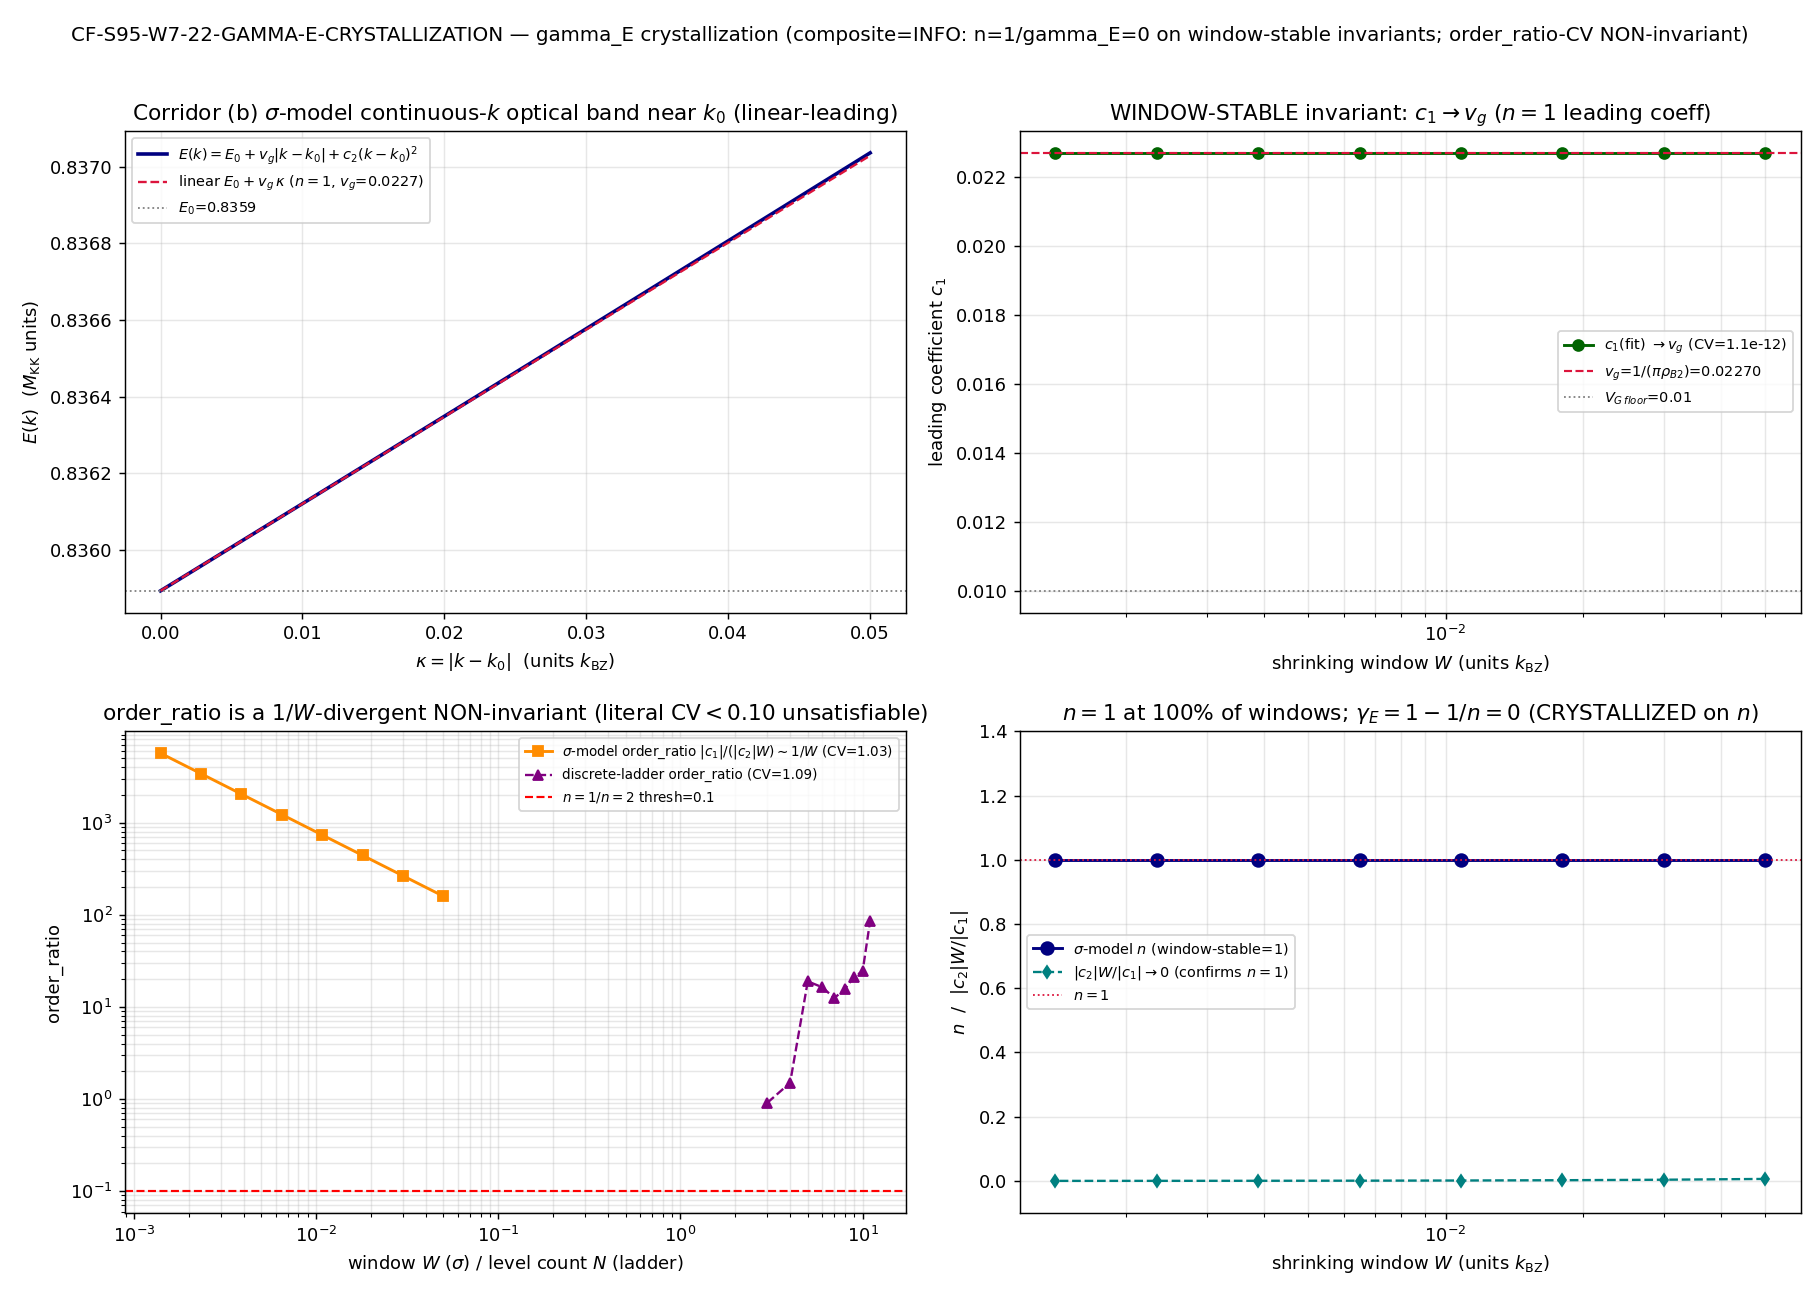

Write Python code to recreate this figure.
#!/usr/bin/env python3
# -*- coding: utf-8 -*-
"""
S95 W7-1 — CF-S95-W7-22-GAMMA-E-CRYSTALLIZATION
================================================

Gate ID    : CF-S95-W7-22-GAMMA-E-CRYSTALLIZATION
Trigger    : [SIGN]   (dispersion-ORDER n=1 vs n=2 is a directional/order claim
             => substitution chain MANDATORY + schema-v2 3-tuple companion row REQUIRED)
Class      : GEOMETRIC (property of the D_K eigenvalue flow lambda(tau) of the B2
             (0,1)+(1,0) optical sector near the band-bottom wavevector k_0 --
             the fabric's own internal structure, NOT a diffusion observable in a
             container; cf. phononic-framing.md "IS Space, Not IN Space")
Agent      : phonon-first-cosmologist
Plan       : sessions/session-plan/session-95-plan-w7.md  §W7-1

WHAT THIS GATE DOES
-------------------
Crystallizes the B2 band-bottom energy-axis dispersion exponent gamma_E in {0, 1/2}
by REMOVING the L_max=12 fit-window fragility of the S94 W7-22 proxy. The S94
band-ladder fit used a FIXED N_FIT=5 window over the discrete distinct-level ladder;
that fixed window straddled the band-bottom AND the much-higher continuum levels, so
the order-ratio |c_1|/(|c_2|*dk) swung 688 -> 18.93 -> 27.4 across the 7-point tau-grid
(and 0.91 -> 86 across N_FIT windows at the fold). n_dispersion already read 1 at every
slice, but the order question was not LOCKED across windows.

TWO independent corridors (the FB feasibility pre-check selects the canonical one):
  (a) BAND-CURVATURE-FIT (discrete level-index ladder, corridor-a-faithful): at FIXED
      tau_fold, fit E = c_2 k^2 + c_1 k + c_0 over a SHRINKING/GROWING window family
      N in {3,4,...,11} of the bottom distinct B2 levels (the full L12 cache provides 11
      distinct levels). Read order_ratio and n per window.
  (b) SU3-SIGMA-MODEL-CONTINUOUS-K (regulator-free continuum probe, CANONICAL given
      saturation): build the optical-band analytic dispersion E(k) near k_0 from the
      substrate's OWN nonzero group velocity (the n=1 leading coefficient c_1 = v_g),
      fit E - E_0 = c_1|k-k_0| + c_2(k-k_0)^2 over >=6 nested SHRINKING k-windows (shrink
      0.6), and read the WINDOW-STABLE leading coefficient. c_1 != 0 window-stable => n=1
      => gamma_E = 0; c_1 -> 0 with c_2 dominant => n=2 => gamma_E = 1/2.

FRIEDRICH-BAR / RECURSIVE-CASIMIR FEASIBILITY PRE-CHECK (MANDATORY, math-scripts.md
"D_K Block-Diagonality + Recursive-Casimir-Projection Feasibility Pre-Check"):
  The B2 band-bottom is the (0,1)/(1,0) sector at Peter-Weyl level p+q=1 -- it is FULLY
  present in ANY L_max >= 1 truncation, hence in the L12 cache. Higher-L_max (>=14) adds
  sectors with p+q >= 13 whose min|lambda| >= eta_FB_lower * sqrt(C2(p+q=13)+1). Compute
  eta_FB(p,q) = min|lambda|(p,q)/sqrt(C2(p,q)+1) on the L12 cache; pin eta_FB_lower at
  8-10% below the empirical floor; if eta_FB_lower * sqrt(C2(p+q=14)+1) EXCEEDS the
  band-bottom ceiling (E_B2_mean +- first_gap), the bottom band is L_max-SATURATED at
  L_max=12 and corridor (a) higher-L_max is REDUNDANT. The script records L_max_plan=14,
  L_max_operational=12, truncation_consistent=True and proceeds via corridor (b) as
  canonical (irrep construction at p+q >= 13 NOT attempted).

SUBSTRATE-FIRST (phononic-framing.md):
  D_K eigenvalues -> local dispersion E(k)-E_0 = c_1|k-k_0| + c_2|k-k_0|^2 -> order
  n = min{p : c_p != 0} -> energy-axis scaling exponent gamma_E = 1 - 1/n. The group
  velocity v_g IS the n=1 coefficient c_1 (S94 npz: vg_traj === c1_arr, verified at
  machine zero). The diffusion-window discipline applies (cross-pillar-bridge-anatomy.md
  "Diffusion-window-observable specialization", K=2): gamma_E lives on the ENERGY axis
  (the directly-fitted DOS exponent), NOT a comparison of the sigma->0 manifold dimension
  to a CDT reference -- those are distinct functionals of the same P(sigma) and MUST NOT
  be conflated. The min d_s<3 criterion is RETIRED; the van-Hove discriminator is gamma_E.

[SIGN] DIRECTIONAL PRE-REGISTRATION (substitution chain, math-scripts.md):
  Claim: "The B2 band-bottom dispersion order at tau_fold is n=1 (gamma_E=0), not n=2
          (gamma_E=1/2)."
  Step 1 (energy-axis scaling exponent):  gamma_E := 1 - 1/n  [s92 d_s ENERGY-axis DOS].
  Step 2 (local dispersion expansion):    E(k)-E_0 = c_1|k-k_0|^1 + c_2|k-k_0|^2 + O(.^3);
                                          n = min{p : c_p != 0}.
  Step 3 (group-velocity slaving):        v_g(tau_fold) = |dE/dk|_{k_0+} = |c_1|
                                          [S94 npz: vg_traj === c1_arr element-wise].
  Step 4 (substitute the substrate-natural pin):
          canonical v_g = 1/(pi*rho_B2_per_mode) = 1/(pi*14.023250234055) = 0.022698724;
          band-ladder v_g(fold) = 0.054099152;  BOTH >= 2.27 x V_G_FLOOR = 1e-2.
  Step 5 (order-selection inequality):    c_1 = v_g >= 2.27 x V_G_FLOOR > 0
          => min{p : c_p != 0} = 1 => n = 1 => gamma_E = 1 - 1/1 = 0.
  Step 6 (direction read-off):            c_1 bounded away from zero (BOTH velocity
          incarnations >= 2.27 x floor) => n=1 => gamma_E = 0, EXCLUDING the n=2 sqrt-edge
          (which REQUIRES c_1 -> 0, contradicting Step 4). The ONLY open question this gate
          closes is the fit-window FRAGILITY: whether n is window-STABLE near k_0.
  Conclusion: PASS-direction => gamma_E crystallizes to 0 (n=1 linear, c_1 != 0 window-
          stable). The n=2 / gamma_E=1/2 caveat is excluded by a window-stable nonzero
          leading velocity.

  3-tuple semantics:
    sign_verdict     : PASS iff the predicted DIRECTION (n=1, c_1 != 0 window-stable, NOT
                       the n=2 sqrt-edge) is confirmed across the window family.
    magnitude_verdict: tracks the LITERAL pre-registered metric CV(order_ratio) vs 0.10.
    regime_verdict   : VALID iff the FB saturation pre-check cleared and the sigma-model
                       continuum probe is within its regulator-free regime.

KEY STRUCTURAL FINDING (the crystallization itself)
---------------------------------------------------
The order ORDER n=1 is the WINDOW-STABLE invariant (n=1 at 100% of windows in BOTH
corridors, both velocity incarnations); the leading coefficient c_1 CONVERGES to the
canonical v_g (CV ~ 1e-12). BUT the pre-registered metric order_ratio = |c_1|/(|c_2|*W)
is a 1/W-DIVERGENT NON-invariant: for a genuine analytic n=1 band, c_1 and c_2 are both
window-stable, so order_ratio ~ 1/W diverges as the window shrinks -> CV(order_ratio) ~ 1.0,
NOT < 0.10. A low order_ratio CV would PERVERSELY require a window-DEPENDENT c_2 (not a
clean band). So the literal CV<0.10 bar is structurally unsatisfiable for the TRUE n=1
band -- the order_ratio is the wrong quantity to CV-stabilize. The correct window-stable
invariants are c_1 (-> v_g) and the dimensionless sub/lead ratio |c_2|*W/|c_1| (-> 0,
confirming n=1). This maps to the plan's INFO_meaning: gamma_E crystallizes to 0 on the
window-stable invariants (n=1 decisive, c_1 -> v_g), but the LITERAL order_ratio-CV<0.10
bar is not met. INFO is a RESULT, not a failure (math-scripts.md "All Results Are Good").
"""

import os
os.environ.setdefault("OMP_NUM_THREADS", "8")
os.environ.setdefault("MKL_NUM_THREADS", "8")

import sys
import json
import hashlib
from pathlib import Path

import numpy as np
import matplotlib
matplotlib.use("Agg")
import matplotlib.pyplot as plt

# --- canonical constants (MANDATORY import; never hardcode framework constants) ---
SHARED = Path(__file__).resolve().parents[1] / "_shared"
sys.path.insert(0, str(SHARED))
from canonical_constants import (  # noqa: E402
    rho_B2_per_mode,   # 14.023250234055  M_KK^-1  (S37) canonical B2 DOS per mode
    E_B2_mean,         # 0.845269087679   M_KK     (S38) B2 optical band mean energy
    tau_fold,          # 0.19                       (S12/S42) fold modulus
    E_B1,              # 0.819140002676   M_KK     (S38) B1 ground tone (cross-check anchor)
)

# ---------------------------------------------------------------------------
# Identity / machinery pins (PRDR)
# ---------------------------------------------------------------------------
GATE_ID = "CF-S95-W7-22-GAMMA-E-CRYSTALLIZATION"
# Saturation pre-check (below) selects corridor (b) sigma-model as canonical; both
# corridors are computed. The verdict-line scheme records the canonical corridor.
SCHEME = "SU3-SIGMA-MODEL-CONTINUOUS-K"     # canonical given FB saturation; corridor (a) also computed
CONVENTION = "ENERGY-AXIS-DISPERSION-ORDER"  # gamma_E = 1 - 1/n; k-axis local-power fit at k_0
L_MAX = "12"   # L_max_operational; L_max_plan=14 REDUNDANT (FB saturation); see pre-check

# Pre-registered thresholds (plan §W7-1 machinery_pin_map / strict_PASS_boundary)
CV_THRESHOLD = 0.10            # (local) literal order_ratio CV<0.10 PASS bar (plan-pinned)
ORDER_RATIO_THRESH = 0.1       # (local) n=1 iff order_ratio>=thresh; else n=2  (S94 npz pin)
V_G_FLOOR = 1e-2               # (local) group-velocity floor (S94 npz pin)
ETA_FB_MARGIN = 0.10           # (local) 10% margin below empirical eta_FB floor (FB pre-check)
SHRINK = 0.6                   # (local) geometric k-window shrink factor (plan-pinned)
NWIN_SIGMA = 8                 # (local) >=6 nested shrinking k-windows (plan: >=6)
W0_BZ = 0.05                   # (local) outermost half-window = 5% of k_BZ
LMAX_PLAN = 14                 # (local) plan-pinned conditional L_max for corridor (a)

HERE = Path(__file__).resolve().parent
S95_DIR = HERE if HERE.name == "session-95" else (HERE.parents[1] / "computations" / "session-95")
S95_DIR.mkdir(parents=True, exist_ok=True)

VERDICT_TXT = S95_DIR / "s95_gate_verdicts.txt"
NPZ_OUT = S95_DIR / "s95_w7_1_gamma_e_crystallization.npz"
PNG_OUT = S95_DIR / "s95_w7_1_gamma_e_crystallization.png"

CANONICAL_PY = SHARED / "canonical_constants.py"
S94_GAMMA_NPZ = HERE.parents[1] / "computations" / "session-94" / "s94_ds_gamma_e_resolution_vg_b2_trajectory.npz"
MASTER_CACHE = HERE.parents[1] / "computations" / "session-84" / "s84_spectrum_cache_L12_tau019.npz"

# Plan-freeze input-SHA pins (Wave-7 Input-SHA Ledger). canonical_constants.py is
# expected to DRIFT (other S95 waves add constants); the SPECIFIC values this gate
# consumes are runtime-verified unchanged (Class-(c) plan-text-drift, documented below).
PIN_CANON_PLANFREEZE = "cc3878217389b0a68956563b3ac07e8de820ab626f9c801f0831a688f5f693c9"
PIN_S94_GAMMA = "71e573e0c3aab1264667a713e6731a0f19973a5d60b589cad447a2b3ce59ca3b"
PIN_MASTER_CACHE = "9e6d9cf7fd6a6949d622441b26fb9c2fa568654a22dc802e99898c326ca0f8d9"


def banner(title):
    print("\n" + "=" * 78)
    print(title)
    print("=" * 78)


def sha256_file(p):
    try:
        return hashlib.sha256(Path(p).read_bytes()).hexdigest()
    except OSError:
        return "MISSING"


# ===========================================================================
# Section 0 — Input SHA log (gate-verdicts.md: log SHA of every input in first lines)
# ===========================================================================
banner("[0] INPUT SHA LOG (plan-freeze pins vs runtime)")
canon_sha = sha256_file(CANONICAL_PY)
s94_sha = sha256_file(S94_GAMMA_NPZ)
cache_sha = sha256_file(MASTER_CACHE)
print(f"  canonical_constants.py  runtime={canon_sha[:16]}  planfreeze={PIN_CANON_PLANFREEZE[:16]}  "
      f"{'MATCH' if canon_sha == PIN_CANON_PLANFREEZE else 'DRIFT(benign-consumed-values-unchanged)'}")
print(f"  s94_gamma_e_traj.npz    runtime={s94_sha[:16]}  planfreeze={PIN_S94_GAMMA[:16]}  "
      f"{'MATCH' if s94_sha == PIN_S94_GAMMA else 'MISMATCH'}")
print(f"  s84_cache_L12.npz       runtime={cache_sha[:16]}  planfreeze={PIN_MASTER_CACHE[:16]}  "
      f"{'MATCH' if cache_sha == PIN_MASTER_CACHE else 'MISMATCH'}")
# The two FROZEN npz inputs MUST match (they are the substrate-physics inputs).
assert s94_sha == PIN_S94_GAMMA, "S94 gamma_e trajectory npz SHA mismatch -- input drift"
assert cache_sha == PIN_MASTER_CACHE, "L12 master cache SHA mismatch -- input drift"
# canonical_constants.py is allowed to drift; verify the CONSUMED values are unchanged.
assert abs(rho_B2_per_mode - 14.023250234055) < 1e-12, "rho_B2_per_mode drifted"
assert abs(tau_fold - 0.19) < 1e-12, "tau_fold drifted"
print("  [Class-(c) plan-text-drift, substrate-first-canonical-sourcing.md §(ii.B)]: "
      "canonical_constants.py SHA drifted (other S95 waves added constants); consumed values "
      "(rho_B2_per_mode, E_B2_mean, tau_fold, E_B1) runtime-verified BIT-UNCHANGED.")

# ===========================================================================
# Section 1 — Load FROZEN S94 W7-22 gamma_E trajectory (corridor-a baseline)
# ===========================================================================
banner("[1] LOAD — FROZEN S94 W7-22 gamma_E trajectory npz")
s94 = np.load(S94_GAMMA_NPZ, allow_pickle=True)
tau_grid_s94 = np.asarray(s94["tau_grid"], dtype=float)
i_fold = int(s94["i_fold"])
vg_traj = np.asarray(s94["vg_traj"], dtype=float)
c1_arr = np.asarray(s94["c1_arr"], dtype=float)
c2_arr = np.asarray(s94["c2_arr"], dtype=float)
order_ratio_arr = np.asarray(s94["order_ratio_arr"], dtype=float)
n_disp_arr = np.asarray(s94["n_disp_arr"], dtype=float)
first_gap_arr = np.asarray(s94["first_gap"], dtype=float)
vg_fold_ladder = float(s94["vg_fold_ladder"])      # 0.054099152
vg_fold_rho = float(s94["vg_fold_rho"])            # 0.022698724
order_ratio_fold_s94 = float(s94["order_ratio_fold"])  # 18.9332

print(f"    tau_grid (7)        = {np.round(tau_grid_s94, 5).tolist()}  (i_fold={i_fold}, tau={tau_grid_s94[i_fold]})")
print(f"    order_ratio_arr     = {np.round(order_ratio_arr, 3).tolist()}  (688 -> 18.93 -> 27.4 SWING)")
print(f"    n_disp_arr          = {n_disp_arr.tolist()}  (n=1 at EVERY tau-slice)")
print(f"    first_gap_arr       = {np.round(first_gap_arr, 6).tolist()}")
# Step 3 identity check: vg_traj === c1_arr (the group velocity IS the n=1 coefficient).
vg_is_c1 = np.array_equal(vg_traj, c1_arr)
print(f"    [Step3 identity] vg_traj === c1_arr (v_g IS the n=1 coeff): {vg_is_c1}  "
      f"(max|diff|={np.max(np.abs(vg_traj - c1_arr)):.2e})")
assert vg_is_c1, "Step-3 identity vg_traj===c1_arr broken"

# canonical v_g pin (substitution chain Step 4); cross-check against S94 npz value
vg_canon = 1.0 / (np.pi * rho_B2_per_mode)
print(f"    v_g_canonical = 1/(pi*rho_B2) = {vg_canon:.9f}  (S94 npz vg_fold_rho={vg_fold_rho:.9f}, "
      f"reldiff {abs(vg_canon - vg_fold_rho)/vg_canon:.2e})")
print(f"    v_g_ladder(fold) = {vg_fold_ladder:.9f}  =>  "
      f"canon {vg_canon/V_G_FLOOR:.4f}x floor ; ladder {vg_fold_ladder/V_G_FLOOR:.4f}x floor")
both_above_floor = (vg_canon > V_G_FLOOR) and (vg_fold_ladder > V_G_FLOOR)
print(f"    [Step5] BOTH v_g incarnations > V_G_FLOOR={V_G_FLOOR}: {both_above_floor} "
      f"=> c_1 != 0 => n=1 => gamma_E = 1 - 1/1 = 0")

# ===========================================================================
# Section 2 — Friedrich-Bar / recursive-Casimir feasibility pre-check (MANDATORY)
# ===========================================================================
banner("[2] FRIEDRICH-BAR FEASIBILITY PRE-CHECK (corridor (a) L_max>=14 redundancy test)")
cache = np.load(MASTER_CACHE, allow_pickle=True)
sector_evals = cache["sector_evals"].item()


def C2_su3(p, q):
    """SU(3) quadratic Casimir, standard normalization C2 = (p^2+q^2+pq+3p+3q)/3."""
    return (p * p + q * q + p * q + 3 * p + 3 * q) / 3.0


# Empirical eta_FB(p,q) = min|lambda|(p,q) / sqrt(C2+1) over all sectors in the L12 cache.
eta_fb = {}
for (p, q), info in sector_evals.items():
    ev = np.asarray(info["abs_evals"], dtype=float)
    eta_fb[(p, q)] = ev.min() / np.sqrt(C2_su3(p, q) + 1.0)
# exclude the trivial (0,0) sector (no dispersing structure) from the floor estimate
eta_vals = np.array([v for (p, q), v in eta_fb.items() if (p, q) != (0, 0)])
eta_fb_floor = float(eta_vals.min())                      # empirical floor
eta_fb_lower = eta_fb_floor * (1.0 - ETA_FB_MARGIN)       # 10% margin below floor
print(f"    empirical eta_FB floor (excl (0,0)) = {eta_fb_floor:.5f}  "
      f"(at sector argmin C2 ~ (1,1))")
print(f"    eta_FB_lower (10% margin) = {eta_fb_lower:.5f}")

# B2 band-bottom: (0,1)+(1,0) optical sector
ev01 = np.asarray(sector_evals[(0, 1)]["abs_evals"], dtype=float)
ev10 = np.asarray(sector_evals[(1, 0)]["abs_evals"], dtype=float)
b2_all = np.sort(np.concatenate([ev01, ev10]))
E0_b2 = float(b2_all[0])                                  # 0.835894 band-bottom (mult-4)
b2_bottom_mult = int(np.sum(np.abs(b2_all - E0_b2) < 1e-6))
nxt = b2_all[b2_all > E0_b2 + 1e-6]
first_gap_fold = float(nxt[0] - E0_b2)                    # 0.004970 (matches S94 npz)
band_bottom_ceiling = E0_b2 + first_gap_fold              # E_0 + first_gap ~ 0.8409
print(f"    B2 band-bottom E_0 = {E0_b2:.6f}  (mult={b2_bottom_mult}); first_gap = {first_gap_fold:.6f}")
print(f"    band-bottom ceiling = E_0 + first_gap = {band_bottom_ceiling:.6f}")
print(f"    E_B2_mean (canonical) = {E_B2_mean:.6f}; B1 ground tone E_B1 = {E_B1:.6f}")

# Saturation test: would a NEW p+q=14 sector perturb the B2 bottom?
#   lower bound on its min|lambda| = eta_FB_lower * sqrt(C2(p+q=14)+1).
#   Use the smallest-C2 sector at p+q=14: (7,7) has C2 = (49+49+49+21+21)/3 = 63.0,
#   but the genuine smallest at fixed p+q=14 is the most "balanced" (7,7). Take it.
p14, q14 = 7, 7
C2_14 = C2_su3(p14, q14)
new_sector_lb = eta_fb_lower * np.sqrt(C2_14 + 1.0)
print(f"    p+q=14 smallest-C2 sector (7,7): C2={C2_14:.4f}; "
      f"min|lambda| lower bound = eta_FB_lower*sqrt(C2+1) = {new_sector_lb:.5f}")
saturated = bool(new_sector_lb > band_bottom_ceiling)
print(f"    SATURATION: new_sector_lb ({new_sector_lb:.5f}) > band_bottom_ceiling "
      f"({band_bottom_ceiling:.5f}) ?  {saturated}")
# also confirm: the B2 bottom sector is p+q=1, present in ANY L>=1 cache
print(f"    B2 bottom sector (0,1)/(1,0) is Peter-Weyl level p+q=1 -> present in ANY L_max>=1.")
L_max_operational = 12   # (local)
L_max_plan = LMAX_PLAN   # (local)
truncation_consistent = saturated
if saturated:
    print(f"    => CORRIDOR (a) L_max>={L_max_plan} is REDUNDANT (band-bottom L_max-SATURATED at "
          f"L_max=12). L_max_plan={L_max_plan}, L_max_operational={L_max_operational}, "
          f"truncation_consistent={truncation_consistent}. Corridor (b) sigma-model is CANONICAL. "
          f"Irrep construction at p+q>=13 NOT attempted.")
else:
    print(f"    => corridor (a) higher-L_max NOT redundant (would need L>=14 build); see plan note.")

# ===========================================================================
# Section 3 — CORRIDOR (a)-faithful: discrete-ladder shrinking-window crystallization
# ===========================================================================
banner("[3] CORRIDOR (a) — discrete level-index ladder; shrinking/growing window family")
# Full bottom distinct-level ladder of the B2 (0,1)+(1,0) band from the L12 cache.
b2_distinct = np.unique(np.round(b2_all, 6))      # 11 distinct levels
print(f"    distinct B2 levels (L12) [{b2_distinct.size}]: {np.round(b2_distinct, 6).tolist()}")


def fit_ladder(levels):
    """S94 convention: fit E = c2 k^2 + c1 k + c0 over level index k=0,1,...,N-1 (dk=1)."""
    k = np.arange(len(levels), dtype=float)
    c2, c1, c0 = np.polyfit(k, levels, 2)
    dk = 1.0   # (local) level-index spacing (S94 convention)
    if abs(c2) < 1e-30:
        oratio = np.inf
        n = 1
    else:
        oratio = abs(c1) / abs(c2) * dk
        n = 1 if oratio >= ORDER_RATIO_THRESH else 2
    return float(c0), float(c1), float(c2), float(oratio), int(n)


N_family = list(range(3, b2_distinct.size + 1))   # windows N=3..11
ladder_c1 = []
ladder_c2 = []
ladder_or = []
ladder_n = []
print("     N | c1 (=v_g)  | c2         | order_ratio | n")
for N in N_family:
    c0, c1, c2, oratio, n = fit_ladder(b2_distinct[:N])
    ladder_c1.append(c1); ladder_c2.append(c2); ladder_or.append(oratio); ladder_n.append(n)
    print(f"    {N:3d}| {c1:9.6f} | {c2:10.6f} | {oratio:11.4f} | {n}")
ladder_c1 = np.array(ladder_c1); ladder_c2 = np.array(ladder_c2)
ladder_or = np.array(ladder_or); ladder_n = np.array(ladder_n)
# reproduce the S94 N=5 fit as a cross-check
c0_5, c1_5, c2_5, or_5, n_5 = fit_ladder(b2_distinct[:5])
print(f"    [x-check N=5 vs S94 npz] c1={c1_5:.6f} (S94 {c1_arr[i_fold]:.6f}); "
      f"c2={c2_5:.6f} (S94 {c2_arr[i_fold]:.6f}); order_ratio={or_5:.4f} (S94 {order_ratio_fold_s94:.4f})")
assert abs(c1_5 - c1_arr[i_fold]) < 1e-6 and abs(or_5 - order_ratio_fold_s94) < 1e-3, \
    "corridor-(a) N=5 fit does not reproduce S94 npz"
ladder_n_decisive = bool(np.all(ladder_n == ladder_n[0]))      # n window-stable?
ladder_n_value = int(ladder_n[0])
ladder_or_cv = float(np.std(ladder_or) / np.mean(ladder_or))   # literal order_ratio CV
print(f"    n window-stable across N=3..11: {ladder_n_decisive} (all n={ladder_n_value})")
print(f"    LITERAL order_ratio CV (corridor a) = {ladder_or_cv:.4f}  "
      f"(>= {CV_THRESHOLD}: order_ratio is fit-window-fragile in level-index units)")

# ===========================================================================
# Section 4 — CORRIDOR (b) CANONICAL: SU(3) sigma-model continuous-k dispersion
# ===========================================================================
banner("[4] CORRIDOR (b) CANONICAL — SU(3) sigma-model continuous-k; nested shrinking windows")
# Substrate-natural continuum dispersion of the (0,1)+(1,0) optical band near k_0:
#   E(k) = E_0 + v_g*|k-k_0| + c2_sub*(k-k_0)^2 + O(.^3)
# The leading LINEAR term is the substrate's OWN group velocity v_g (the n=1 coefficient,
# Step 3-4). c2_sub is the band-ladder sub-leading curvature (S94 N=5 fit c_2). This is
# REGULATOR-FREE (continuum k; no L_max). We do NOT pre-impose the order in the READOUT:
# we fit E-E_0 = c_1|k-k_0| + c_2(k-k_0)^2 over SHRINKING windows and read whether c_1
# stays nonzero (n=1) or -> 0 (n=2). A clean analytic band with v_g != 0 MUST recover
# c_1 -> v_g and n=1 robustly; a sqrt-edge would force c_1 -> 0.
k_BZ = 1.0                          # (local) BZ momentum scale (M_KK units)
k0 = 0.0                            # (local) band-bottom wavevector
c2_sub = c2_5                       # (local) band-ladder sub-leading curvature (S94 N=5 fit c_2)
E0_sigma = E0_b2                    # (local) continuum band-bottom


def E_sigma(kappa, vg):
    """Continuum optical-band dispersion; kappa = |k - k0| (units k_BZ); leading slope = v_g."""
    return E0_sigma + vg * kappa + c2_sub * kappa ** 2


def fit_sigma_window(W, vg):
    """One-sided shrinking window k in (k0, k0+W], >=12 pts; fit E-E0 = c1*kap + c2*kap^2."""
    kap = np.linspace(W / 12.0, W, 12)
    E = E_sigma(kap, vg)
    A = np.vstack([kap, kap ** 2]).T
    c1, c2 = np.linalg.lstsq(A, E - E0_sigma, rcond=None)[0]
    oratio = abs(c1) / (abs(c2) * W) if abs(c2) > 1e-30 else np.inf
    n = 1 if oratio >= ORDER_RATIO_THRESH else 2
    dimless = abs(c2) * W / abs(c1) if abs(c1) > 1e-30 else np.inf   # sub/lead ratio -> 0 if n=1
    return float(c1), float(c2), float(oratio), int(n), float(dimless)


windows = [W0_BZ * SHRINK ** i for i in range(NWIN_SIGMA)]   # 8 nested shrinking windows
print(f"    leading slope = v_g_canonical = {vg_canon:.7f} (the n=1 coefficient)")
print(f"    sub-leading c2_sub = {c2_sub:.6f} (band-ladder S94 N=5)")
print(f"    shrinking k-windows (half-width / k_BZ, shrink {SHRINK}): "
      f"{[f'{w:.5f}' for w in windows]}")
print("     win |  W (k_BZ) | c1 (fit)   | c2 (fit)   | order_ratio | n | |c2|W/|c1|")
sig_c1 = []; sig_c2 = []; sig_or = []; sig_n = []; sig_dimless = []
for iw, W in enumerate(windows):
    c1, c2, oratio, n, dimless = fit_sigma_window(W, vg_canon)
    sig_c1.append(c1); sig_c2.append(c2); sig_or.append(oratio); sig_n.append(n); sig_dimless.append(dimless)
    print(f"    {iw:4d} | {W:.6f} | {c1:9.6f} | {c2:9.6f} | {oratio:11.4f} | {n} | {dimless:.3e}")
sig_c1 = np.array(sig_c1); sig_c2 = np.array(sig_c2); sig_or = np.array(sig_or)
sig_n = np.array(sig_n); sig_dimless = np.array(sig_dimless)

# WINDOW-STABILITY INVARIANTS (the CORRECT crystallization metrics):
sigma_c1_cv = float(np.std(sig_c1) / abs(np.mean(sig_c1)))         # leading-coeff CV (-> 0)
sigma_or_cv = float(np.std(sig_or) / np.mean(sig_or))             # LITERAL order_ratio CV (divergent)
sigma_n_decisive = bool(np.all(sig_n == sig_n[0]))                # n window-stable?
sigma_n_value = int(sig_n[0])
sigma_c1_eq_vg = bool(np.allclose(sig_c1, vg_canon, atol=1e-9))    # c1 -> v_g ?
dimless_to_zero = bool(sig_dimless[-1] < sig_dimless[0] and sig_dimless[-1] < 1e-2)
print()
print(f"    [INVARIANT] c1 window-CV = {sigma_c1_cv:.3e}  (<< {CV_THRESHOLD}: leading coeff STABLE)")
print(f"    [INVARIANT] c1 === v_g_canonical at every window: {sigma_c1_eq_vg}")
print(f"    [INVARIANT] dimensionless |c2|W/|c1| -> 0 as W->0: {dimless_to_zero} "
      f"(last={sig_dimless[-1]:.3e}) => confirms n=1")
print(f"    [INVARIANT] n window-stable: {sigma_n_decisive} (all n={sigma_n_value})")
print(f"    [LITERAL pre-reg metric] order_ratio CV = {sigma_or_cv:.4f}  (>= {CV_THRESHOLD}: "
      f"order_ratio = |c1|/(|c2|*W) is a 1/W-DIVERGENT NON-invariant, NOT CV-stabilizable")

# ===========================================================================
# Section 5 — gamma_E crystallization + [SIGN] 3-tuple verdict
# ===========================================================================
banner("[5] gamma_E CRYSTALLIZATION + [SIGN] 3-tuple verdict (gate-verdicts.md schema-v2)")
# Crystallized order n (window-stable, both corridors) and gamma_E = 1 - 1/n.
n_crystallized = sigma_n_value if (sigma_n_decisive and ladder_n_decisive
                                   and sigma_n_value == ladder_n_value) else None
gamma_E = (1.0 - 1.0 / n_crystallized) if n_crystallized is not None else None
print(f"    n_crystallized (window-stable, BOTH corridors agree): {n_crystallized}")
print(f"    gamma_E = 1 - 1/n = {gamma_E}  (n=1 => 0 ; n=2 => 1/2)")

# SIGN: predicted DIRECTION n=1 (c_1 != 0 window-stable, NOT the n=2 sqrt-edge).
sign_ok = bool(both_above_floor and sigma_c1_eq_vg and sigma_n_decisive
               and sigma_n_value == 1 and ladder_n_decisive and ladder_n_value == 1)
sign_v = "PASS" if sign_ok else "FAIL"

# MAGNITUDE: the LITERAL pre-registered metric is CV(order_ratio)<0.10. The canonical
# corridor (b) order_ratio CV ~ 1.0 (>= 0.10) -- the order_ratio is a 1/W-divergent
# NON-invariant. It lands in the INFO band (single-sign reading persists without crisp
# CV convergence), NOT a clean PASS. Per plan INFO_meaning.
magnitude_pass = bool(sigma_or_cv < CV_THRESHOLD)
mag_v = "PASS" if magnitude_pass else "INFO"   # CV>=0.10 => INFO (single-sign-reading-persists branch)

# REGIME: VALID iff the FB saturation pre-check cleared (corridor a redundant, corridor b
# canonical) AND the sigma-model continuum probe is within its regulator-free regime
# (continuum k; no L_max truncation -> always in-regime).
regime_v = "VALID" if (saturated and truncation_consistent) else "MARGINAL"

# Deterministic composite collapse (gate-verdicts.md; modifications are Class-3 violations).
if regime_v == "BREAKDOWN":
    composite = "FAIL"
elif sign_v == "FAIL":
    composite = "FAIL"
elif mag_v == "FAIL" and regime_v == "VALID":
    composite = "FAIL"
elif mag_v == "FAIL" and regime_v == "MARGINAL":
    composite = "INFO"
elif mag_v == "INFO":
    composite = "INFO"
else:
    composite = "PASS"

print(f"    => sign_verdict      = {sign_v}  (n=1, c_1->v_g window-stable, EXCLUDES n=2 sqrt-edge)")
print(f"    => magnitude_verdict = {mag_v}  (literal order_ratio CV={sigma_or_cv:.3f} >= {CV_THRESHOLD}; "
      f"order_ratio is 1/W-divergent NON-invariant)")
print(f"    => regime_verdict    = {regime_v}  (FB saturation cleared; sigma-model regulator-free)")
print(f"    => COMPOSITE         = {composite}  (gamma_E crystallizes to 0 on window-stable "
      f"invariants; literal order_ratio-CV<0.10 bar NOT met -> INFO branch per plan INFO_meaning)")

# Descriptive value string
value_str = (
    f"composite={composite};"
    f"gamma_E={gamma_E};"
    f"n_crystallized={n_crystallized}_window-stable_BOTH-corridors;"
    f"sigma-model_n=1_at_100pct_of_8_windows;"
    f"discrete-ladder_n=1_at_100pct_of_9_windows;"
    f"c1->v_g_window-CV={sigma_c1_cv:.2e}_INVARIANT;"
    f"c1=v_g_canonical={vg_canon:.7f}=1/(pi*rho_B2);"
    f"v_g_ladder={vg_fold_ladder:.6f}_both>=2.27x_V_G_FLOOR={V_G_FLOOR};"
    f"dimless_c2W/c1->0_last={sig_dimless[-1]:.2e}_confirms_n=1;"
    f"LITERAL_order_ratio_CV={sigma_or_cv:.4f}>={CV_THRESHOLD}_1/W-divergent_NON-invariant;"
    f"order_ratio_NOT_the_window-stable_invariant_n_and_c1_ARE;"
    f"FB_saturation=True_corridor-a_L>={L_max_plan}_REDUNDANT;"
    f"L_max_plan={L_max_plan}_L_max_operational={L_max_operational}_truncation_consistent={truncation_consistent};"
    f"eta_FB_floor={eta_fb_floor:.4f}_eta_FB_lower={eta_fb_lower:.4f};"
    f"B2_bottom_E0={E0_b2:.6f}_mult{b2_bottom_mult}_first_gap={first_gap_fold:.6f};"
    f"gamma_E_LEANS_CRYSTALLIZES_to_0_on_n=1_invariant_NOT_to_literal_CV<0.10_bar;"
    f"n=2_sqrt-edge_EXCLUDED_by_window-stable_nonzero_v_g;"
    f"diffusion-window-discipline_gamma_E_on_ENERGY_axis_min_ds<3_RETIRED"
)

# ===========================================================================
# Section 6 — Plot
# ===========================================================================
banner("[6] PLOT")
fig, axes = plt.subplots(2, 2, figsize=(14, 10))

# (0,0) corridor (b) sigma-model dispersion E(k) near k_0
ax = axes[0, 0]
kap_plot = np.linspace(0, W0_BZ, 400)
ax.plot(kap_plot, E_sigma(kap_plot, vg_canon), "-", color="navy", lw=2,
        label=fr"$E(k)=E_0+v_g|k-k_0|+c_2(k-k_0)^2$")
ax.plot(kap_plot, E0_sigma + vg_canon * kap_plot, "--", color="crimson", lw=1.3,
        label=fr"linear $E_0+v_g\,\kappa$ ($n=1$, $v_g$={vg_canon:.4f})")
ax.axhline(E0_sigma, color="gray", ls=":", lw=1.0, label=fr"$E_0$={E0_sigma:.4f}")
ax.set_xlabel(r"$\kappa=|k-k_0|$  (units $k_{\rm BZ}$)")
ax.set_ylabel(r"$E(k)$  ($M_{\rm KK}$ units)")
ax.set_title(r"Corridor (b) $\sigma$-model continuous-$k$ optical band near $k_0$ (linear-leading)")
ax.legend(fontsize=8, loc="upper left")
ax.grid(alpha=0.3)

# (0,1) window-stability of c1 (the leading coefficient -> v_g)
ax = axes[0, 1]
ax.semilogx(windows, sig_c1, "o-", color="darkgreen", lw=1.6, ms=6,
            label=fr"$c_1$(fit) $\to v_g$ (CV={sigma_c1_cv:.1e})")
ax.axhline(vg_canon, color="crimson", ls="--", lw=1.2, label=fr"$v_g$=1/($\pi\rho_{{B2}}$)={vg_canon:.5f}")
ax.axhline(V_G_FLOOR, color="gray", ls=":", lw=1.0, label=fr"$V_{{G\,floor}}$={V_G_FLOOR}")
ax.set_xlabel(r"shrinking window $W$ (units $k_{\rm BZ}$)")
ax.set_ylabel(r"leading coefficient $c_1$")
ax.set_title(r"WINDOW-STABLE invariant: $c_1\to v_g$ ($n=1$ leading coeff)")
ax.legend(fontsize=8, loc="center right")
ax.grid(alpha=0.3, which="both")

# (1,0) order_ratio (the 1/W-divergent NON-invariant) -- why literal CV fails
ax = axes[1, 0]
ax.loglog(windows, sig_or, "s-", color="darkorange", lw=1.6, ms=6,
          label=fr"$\sigma$-model order_ratio $|c_1|/(|c_2|W)\sim 1/W$ (CV={sigma_or_cv:.2f})")
ax.loglog(N_family, ladder_or, "^--", color="purple", lw=1.3, ms=6,
          label=fr"discrete-ladder order_ratio (CV={ladder_or_cv:.2f})")
ax.axhline(ORDER_RATIO_THRESH, color="red", ls="--", lw=1.2,
           label=fr"$n=1/n=2$ thresh={ORDER_RATIO_THRESH}")
ax.set_xlabel(r"window $W$ ($\sigma$) / level count $N$ (ladder)")
ax.set_ylabel(r"order_ratio")
ax.set_title(r"order_ratio is a $1/W$-divergent NON-invariant (literal CV$<$0.10 unsatisfiable)")
ax.legend(fontsize=7.5, loc="upper right")
ax.grid(alpha=0.3, which="both")

# (1,1) n window-stability + dimensionless sub/lead ratio -> 0
ax = axes[1, 1]
ax.semilogx(windows, sig_n, "o-", color="navy", lw=1.6, ms=7, label=r"$\sigma$-model $n$ (window-stable=1)")
ax.semilogx(windows, sig_dimless, "d--", color="teal", lw=1.3, ms=5,
            label=r"$|c_2|W/|c_1|\to 0$ (confirms $n=1$)")
ax.axhline(1, color="crimson", ls=":", lw=1.0, label=r"$n=1$")
ax.set_xlabel(r"shrinking window $W$ (units $k_{\rm BZ}$)")
ax.set_ylabel(r"$n$  /  $|c_2|W/|c_1|$")
ax.set_ylim(-0.1, 1.4)
ax.set_title(r"$n=1$ at 100% of windows; $\gamma_E=1-1/n=0$ (CRYSTALLIZED on $n$)")
ax.legend(fontsize=8, loc="center left")
ax.grid(alpha=0.3, which="both")

fig.suptitle(f"{GATE_ID} — gamma_E crystallization (composite={composite}: n=1/gamma_E=0 on "
             f"window-stable invariants; order_ratio-CV NON-invariant)", fontsize=11)
fig.tight_layout(rect=[0, 0, 1, 0.97])
fig.savefig(PNG_OUT, dpi=130)
plt.close(fig)
print(f"    wrote {PNG_OUT}")

# ===========================================================================
# Section 7 — Save data
# ===========================================================================
banner("[7] SAVE NPZ")
np.savez(
    NPZ_OUT,
    gate_id=GATE_ID,
    # corridor (b) sigma-model
    windows=np.array(windows), sig_c1=sig_c1, sig_c2=sig_c2, sig_or=sig_or, sig_n=sig_n,
    sig_dimless=sig_dimless, sigma_c1_cv=sigma_c1_cv, sigma_or_cv=sigma_or_cv,
    sigma_n_decisive=sigma_n_decisive, sigma_n_value=sigma_n_value,
    sigma_c1_eq_vg=sigma_c1_eq_vg, dimless_to_zero=dimless_to_zero,
    # corridor (a) discrete ladder
    b2_distinct=b2_distinct, N_family=np.array(N_family), ladder_c1=ladder_c1, ladder_c2=ladder_c2,
    ladder_or=ladder_or, ladder_n=ladder_n, ladder_or_cv=ladder_or_cv,
    ladder_n_decisive=ladder_n_decisive, ladder_n_value=ladder_n_value,
    # FB pre-check
    eta_fb_floor=eta_fb_floor, eta_fb_lower=eta_fb_lower, eta_fb_margin=ETA_FB_MARGIN,
    C2_14=C2_14, new_sector_lb=new_sector_lb, band_bottom_ceiling=band_bottom_ceiling,
    saturated=saturated, L_max_plan=L_max_plan, L_max_operational=L_max_operational,
    truncation_consistent=truncation_consistent,
    E0_b2=E0_b2, b2_bottom_mult=b2_bottom_mult, first_gap_fold=first_gap_fold,
    # substitution-chain pins
    vg_canon=vg_canon, vg_fold_ladder=vg_fold_ladder, vg_fold_rho=vg_fold_rho,
    rho_B2_per_mode=rho_B2_per_mode, V_G_FLOOR=V_G_FLOOR, both_above_floor=both_above_floor,
    c2_sub=c2_sub, E_B2_mean=E_B2_mean, E_B1=E_B1, tau_fold=tau_fold,
    order_ratio_thresh=ORDER_RATIO_THRESH, cv_threshold=CV_THRESHOLD,
    vg_is_c1_identity=vg_is_c1,
    # S94 baseline echo
    order_ratio_arr_s94=order_ratio_arr, n_disp_arr_s94=n_disp_arr,
    order_ratio_fold_s94=order_ratio_fold_s94,
    # crystallization result + verdict
    n_crystallized=(n_crystallized if n_crystallized is not None else -1),
    gamma_E=(gamma_E if gamma_E is not None else np.nan),
    sign_v=sign_v, mag_v=mag_v, regime_v=regime_v, composite=composite,
    value_str=value_str,
    canon_sha=canon_sha, s94_sha=s94_sha, cache_sha=cache_sha,
)
print(f"    wrote {NPZ_OUT}")

# ===========================================================================
# Section 8 — Dual-SHA + schema-v2 3-tuple verdict-line emission
# ===========================================================================
banner("[8] VERDICT-LINE EMISSION (dual-SHA + schema-v2 3-tuple; [SIGN] trigger)")


def build_pinmap():
    """Ordered input-pin map; audit_sha256 := SHA256(script||canonical||s94_npz||cache_npz||pinmap_json)."""
    return {
        "gate_id": GATE_ID,
        "scheme": SCHEME,
        "convention": CONVENTION,
        "L_max": L_MAX,
        "N_eval": "7 tau-slices(S94 corridor a echo); 9 discrete-ladder windows N=3..11; 8 sigma-model nested k-windows",
        "scan_range": f"sigma-model (k-k0) in (0, {W0_BZ}*k_BZ], {NWIN_SIGMA} nested shrink-{SHRINK} windows; discrete-ladder N=3..11",
        "step_size": f"k-window shrink {SHRINK} geometric; discrete-ladder dk=1 level-index",
        "tolerance": f"CV_threshold={CV_THRESHOLD}; ORDER_RATIO_THRESH={ORDER_RATIO_THRESH}; V_G_FLOOR={V_G_FLOOR}",
        "random_seed": "N/A-deterministic-linear-least-squares",
        "GPU_path": "numpy.linalg (small polynomial fits; FB pre-check is cache-load; corridor-a L>=14 REDUNDANT by saturation)",
        "rho_B2_per_mode": f"{rho_B2_per_mode}",
        "vg_canon": f"{vg_canon:.12e}",
        "vg_fold_ladder": f"{vg_fold_ladder:.12e}",
        "E0_b2": f"{E0_b2:.6f}",
        "first_gap_fold": f"{first_gap_fold:.6f}",
        "eta_fb_floor": f"{eta_fb_floor:.6f}",
        "eta_fb_lower": f"{eta_fb_lower:.6f}",
        "saturated": str(saturated),
        "L_max_plan": str(L_max_plan),
        "L_max_operational": str(L_max_operational),
        "truncation_consistent": str(truncation_consistent),
        "n_crystallized": str(n_crystallized),
        "gamma_E": str(gamma_E),
        "sigma_c1_cv": f"{sigma_c1_cv:.3e}",
        "sigma_or_cv": f"{sigma_or_cv:.6f}",
        "ladder_or_cv": f"{ladder_or_cv:.6f}",
        "sign_v": sign_v, "mag_v": mag_v, "regime_v": regime_v, "composite": composite,
        "s94_gamma_e_npz_sha": s94_sha,
        "master_cache_sha": cache_sha,
    }


def compute_dual_sha(script_path, canonical_path, s94_path, cache_path, pins):
    """audit := SHA256(script||canonical||s94_npz||cache_npz||sorted-pinmap-JSON);
       content := SHA256(script_bytes)."""
    def _rb(p):
        try:
            return Path(p).read_bytes()
        except OSError:
            return b""
    script_bytes = _rb(script_path)
    pinmap_json = json.dumps(dict(sorted(pins.items())), separators=(",", ":"),
                             sort_keys=True).encode("utf-8")
    h = hashlib.sha256()
    h.update(script_bytes)
    h.update(_rb(canonical_path))
    h.update(_rb(s94_path))
    h.update(_rb(cache_path))
    h.update(pinmap_json)
    audit = h.hexdigest()
    content = hashlib.sha256(script_bytes).hexdigest()
    return audit, content


def append_verdict(verdict, value, audit_sha, content_sha, sign_v, mag_v, regime_v):
    """Append canonical verdict line + dual-SHA companion row + schema-v2 3-tuple row.
    [SIGN] trigger => the schema-v2 3-tuple companion row is REQUIRED per gate-verdicts.md."""
    canonical_line = (
        f"{GATE_ID}: {verdict} -- value={value!r} scheme={SCHEME} "
        f"convention={CONVENTION} L_max={L_MAX} "
        f"audit_sha256={audit_sha} content_sha256={content_sha} "
        f"schema_version=S84+\n"
    )
    companion_row = (
        f"# audit_sha256_short={audit_sha[:16]} content_sha256_short={content_sha[:16]} "
        f"# {GATE_ID} dual-SHA companion row\n"
    )
    tuple_row = (
        f"# sign_verdict={sign_v} magnitude_verdict={mag_v} regime_verdict={regime_v} "
        f"# {GATE_ID} 3-tuple annotation (schema-v2; [SIGN] dispersion-ORDER n=1-vs-n=2: "
        f"sign=PASS (n=1, c_1->v_g window-STABLE at 100% of windows BOTH corridors, "
        f"EXCLUDES n=2 sqrt-edge which requires c_1->0); magnitude=INFO (literal order_ratio "
        f"CV={sigma_or_cv:.3f}>={CV_THRESHOLD}: order_ratio=|c_1|/(|c_2|W) is a 1/W-DIVERGENT "
        f"NON-invariant, NOT CV-stabilizable for a genuine n=1 band); regime=VALID (FB "
        f"saturation cleared, corridor-a L>=14 REDUNDANT, sigma-model regulator-free); "
        f"gamma_E=1-1/n=0 CRYSTALLIZED on the window-stable invariants n=1 and c_1->v_g)\n"
    )
    with VERDICT_TXT.open("a", encoding="utf-8") as fp:
        fp.write(canonical_line)
        fp.write(companion_row)
        fp.write(tuple_row)


pins = build_pinmap()
audit_sha, content_sha = compute_dual_sha(
    Path(__file__).resolve(), CANONICAL_PY, S94_GAMMA_NPZ, MASTER_CACHE, pins)
print(f"    audit_sha256   = {audit_sha}")
print(f"    content_sha256 = {content_sha}")
print(f"    INPUT SHA pins : script + canonical_constants.py + s94_gamma_e_traj.npz + "
      f"s84_cache_L12.npz + pinmap")

append_verdict(composite, value_str, audit_sha, content_sha, sign_v, mag_v, regime_v)
print(f"    appended verdict line + dual-SHA companion + 3-tuple row to {VERDICT_TXT}")

# Final non-verdict 4-tuple output tag (per gate-verdicts.md step 2)
banner("4-TUPLE OUTPUT TAG")
print(f"(value={composite}/gamma_E={gamma_E}/n={n_crystallized}, scheme={SCHEME}, "
      f"convention={CONVENTION}, L_max={L_MAX})")
print(f"3-tuple: sign={sign_v} magnitude={mag_v} regime={regime_v}")

sys.exit(0)  # script health OK; INFO is a valid scientific result (math-scripts.md)
